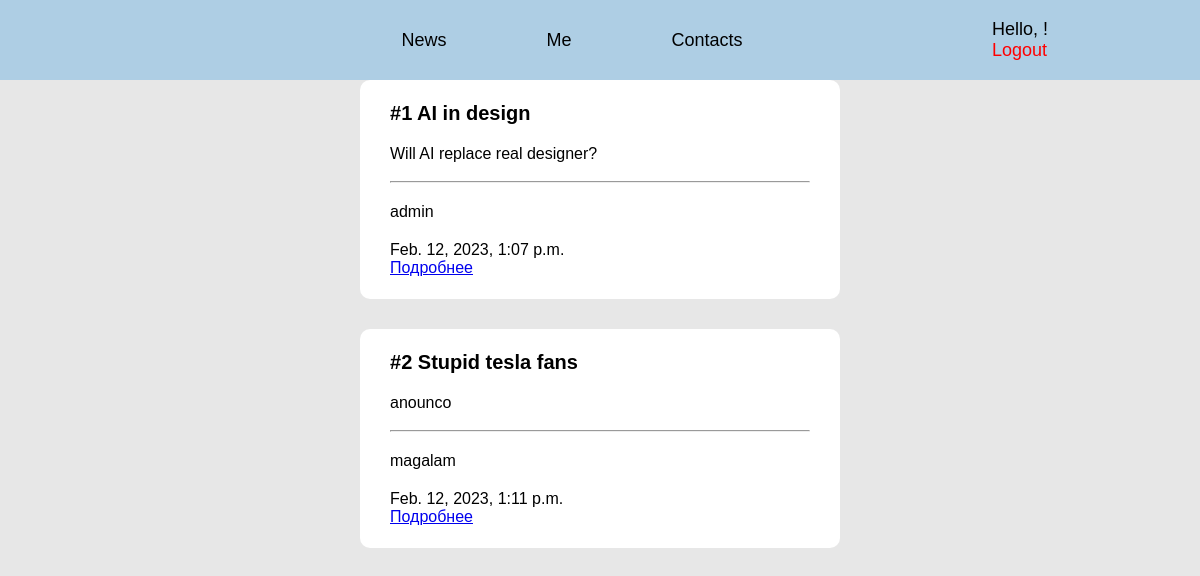
The app's page /, older data.
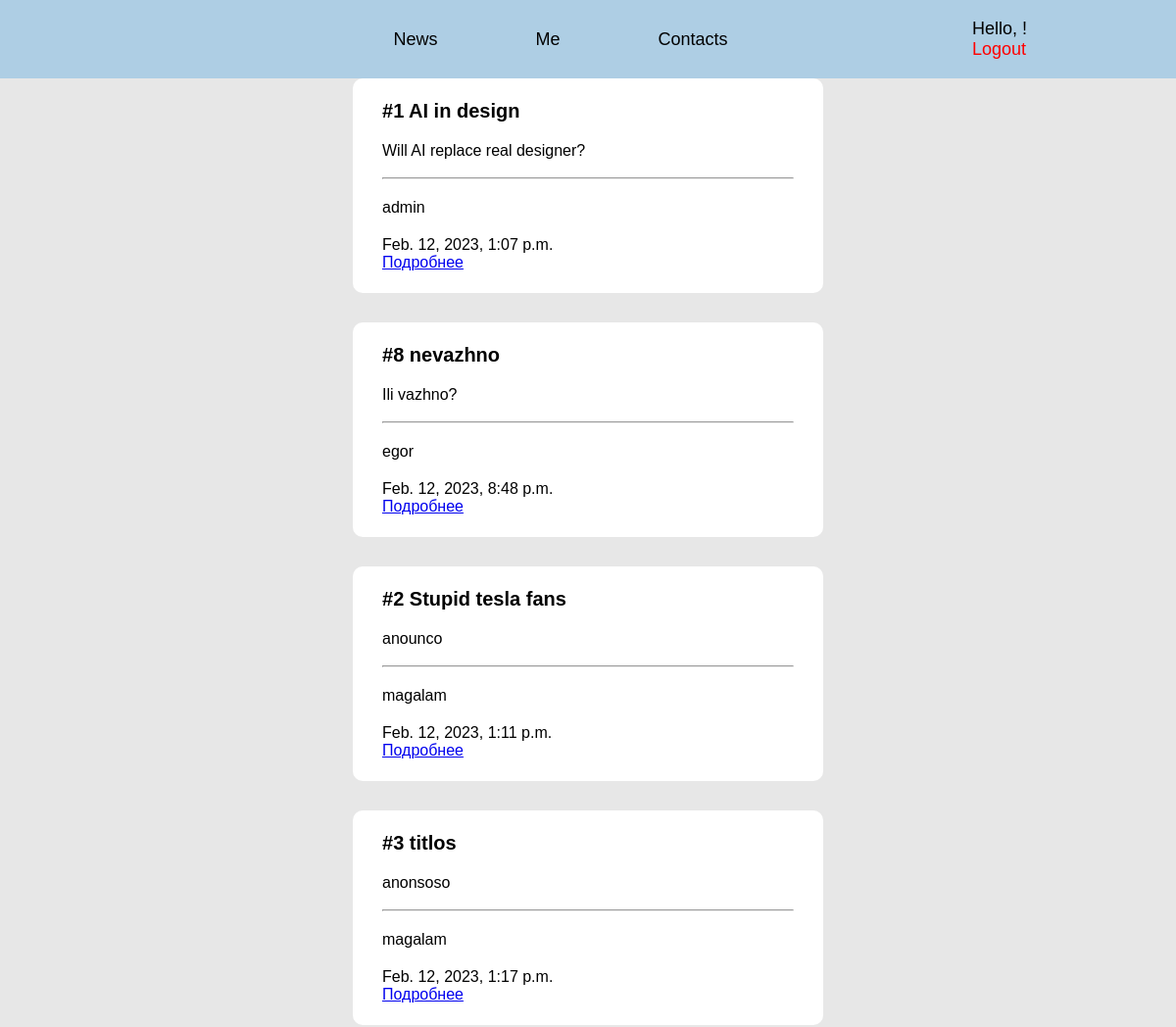
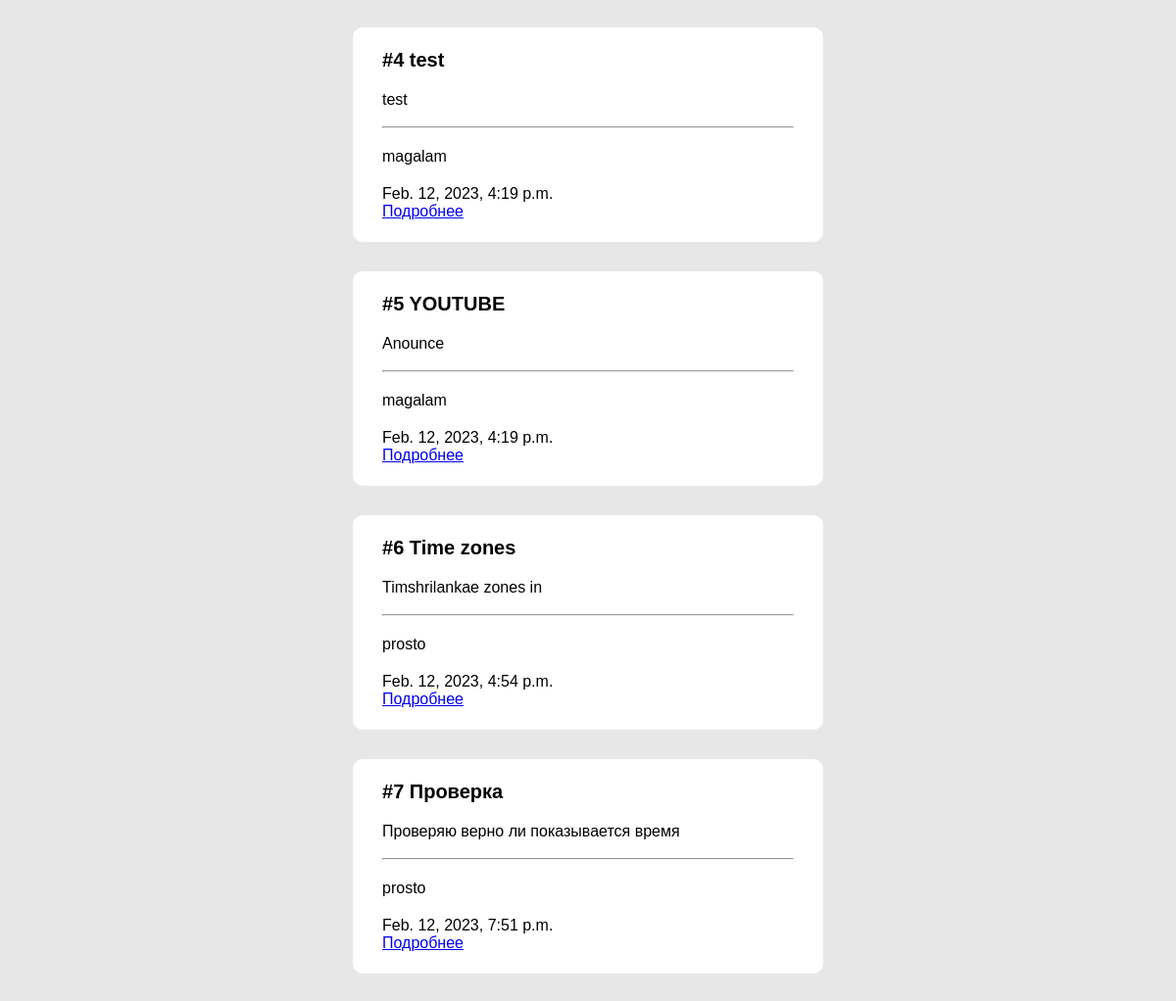
The same page, newer data (2 pictures, top to bottom).
### main/models.py (models this page shows)
class Article(models.Model):
    title = models.CharField(max_length=50, name='title')
    anounce = models.CharField(max_length=100)
    text = models.TextField(name='text')
    date = models.DateTimeField()
    author = models.ForeignKey(User, on_delete=models.CASCADE)

### main/views.py (the view)
# urls.py: path('', views.PostsListView.as_view(), name='news'),
class PostsListView(ListView):
    model = models.Article
    ordering = ['author__username']
    template_name = 'main/news.html'
    context_object_name = 'articles'

### main/templates/main/news.html (shortened to what this page needs)
{% extends 'main/pattern.html' %}
{% load static %}
{% block content %}
    <div class="content">
        {% if not articles %}
            <h1 id="no_article">There are no articles :(</h1>
        {% else %}
            {% for article in articles %}
                <div class="card">
                    <h3>#{{article.id}} {{article.title}}</h3>
                    <p>{{article.anounce}}</p>
                    <br>
                    <hr>
                    <p>{{ article.author.username }}</p>
                    <p>{{ article.date }}</p>
                    <a href="{% url 'post_detail' article.id %}" id="get-details">Подробнее</a>
                </div>
            {% endfor %}
        {% endif %}
    </div>
{% endblock %}

### main/templates/main/pattern.html (shortened to what this page needs)
{% load static %}
<!DOCTYPE html>
<html lang="en">
<head>
    <link rel="stylesheet" href="{% static 'main/css/style.css' %}">
</head>
<body>
    {% include 'main/header.html' %}
    <main>
        {% block content %}
        {% endblock %}
    </main>
</body>
</html>

### main/templates/main/header.html (shortened to what this page needs)
{% load static %}
<!DOCTYPE html>
<html lang="en">
<head>
    <link rel="stylesheet" href="{% static 'main/css/style.css' %}">
</head>
<body>
    <header>
        <div class="container">
            <ul>
                <li><a href="{% url 'news' %}">News</a></li>
                <li><a href="{% url 'me' %}">Me</a></li>
                <li><a href="#">Contacts</a></li>
            </ul>
        </div>
        <div class="user">
            <p>Hello, {{ request.user.username }}!</p>
            <a href="{% url 'signout' %}" id="logout">Logout</a>
        </div>
    </header>
</body>
</html>

### main/static/main/css/style.css (style rules this page uses)
* { padding: 0; margin: 0; font-family: Arial, Helvetica, sans-serif; }
body { background-color: rgb(231, 231, 231); }
header { font-size: 18px; background-color: rgb(174, 206, 228); height: 80px; display: flex; justify-content: center; align-items: center; }
header a { text-decoration: none; color: black; }
header ul { list-style-type: none; display: flex; justify-content: center; }
header ul li { margin-right: 100px; }
header ul li:last-child { margin-right: 0px; }
header .container { width: 70%; }
.content { margin: 0 auto; width: 40%; }
.card { background-color: white; padding: 22px 30px; border-radius: 10px; }
.card p { font-size: 16px; margin-top: 20px; }
.card h3 { font-size: 20px; }
.content div { margin-bottom: 30px; }
#logout { color: rgb(255, 0, 0); }

Row changes from the older to the newer data that the page shows:
added Article: id "8", title "nevazhno", anounce "Ili vazhno?", author.username "egor", date "Feb. 12, 2023, 8:48 p.m."
added Article: id "3", title "titlos", anounce "anonsoso", author.username "magalam", date "Feb. 12, 2023, 1:17 p.m."
added Article: id "4", title "test", anounce "test", author.username "magalam", date "Feb. 12, 2023, 4:19 p.m."
added Article: id "5", title "YOUTUBE", anounce "Anounce", author.username "magalam", date "Feb. 12, 2023, 4:19 p.m."
added Article: id "6", title "Time zones", anounce "Timshrilankae zones in", author.username "prosto", date "Feb. 12, 2023, 4:54 p.m."
added Article: id "7", title "Проверка", anounce "Проверяю верно ли показывается время", author.username "prosto", date "Feb. 12, 2023, 7:51 p.m."
